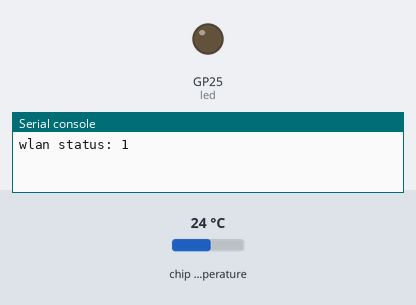
The program below on a simulated Raspberry Pi Pico running MicroPython. On the bench: output pins drawn as LEDs (lit = HIGH), the last lines printed to the serial console. Inputs (shaded band) come from the test bench; at power-on: chip temperature 24 °C. WiFi joins after 1.5 s; no MQTT or app messages arrive unless stated.

Above: at 0.1 s.
At 1.6 s:
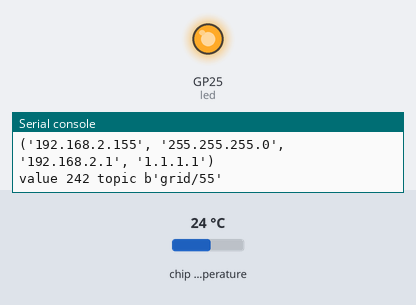
Timing chart, 0 to 3.1 s (numbered marks = the images above):
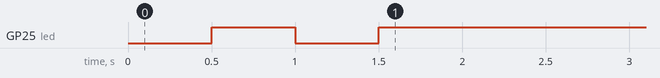

The program:

t07_3_mqtt.py
```python
from umqtt.simple import MQTTClient
import network
import utime
from machine import Pin
from machine import ADC

led = Pin("LED", Pin.OUT)
# Connect to network
wlan = network.WLAN(network.STA_IF)
wlan.active(True)

# Network name (ssid) and password
ssid = 'rp2-pico'
password = 'kiwipycon'

wlan.ifconfig(("192.168.2.155", "255.255.255.0", "192.168.2.1", "1.1.1.1"))

wlan.connect(ssid, password)

while wlan.status() != network.STAT_GOT_IP:
    print("wlan status:", wlan.status())
    utime.sleep_ms(500)
    led.toggle()

print(wlan.ifconfig())

# Define MQTT parameters
broker_address = "192.168.2.2"  # Our broker's IP address
client_id = "mqtt_client"
topic = b"grid/55"

adc = ADC(4)
client = MQTTClient(client_id, broker_address)

while True:
    try:
        adc_voltage = adc.read_u16() * 3.3 / 65535
        temp_c = round(27 - (adc_voltage - 0.706)/0.001721, 1)

        text = "Glenn "
        text_length = len(text)
        color_rgb = (0, 255, 0)  # Green color

        value = int(temp_c * 10)
        print("value", value, "topic", topic)
        v = ((value >> 8) & 0xFF, value & 0xFF) # 16 bit / 2 byte unsigned integer
        message = bytearray([text_length]) + text.encode('utf-8')\
             + bytearray(color_rgb) + bytearray(v)

        client.connect()
        client.publish(topic, message)
        client.disconnect()

        utime.sleep_ms(2000)

    except KeyboardInterrupt:
        print("Keyboard interrupt")
        break
    except Exception as e:
        print(str(e))
```
